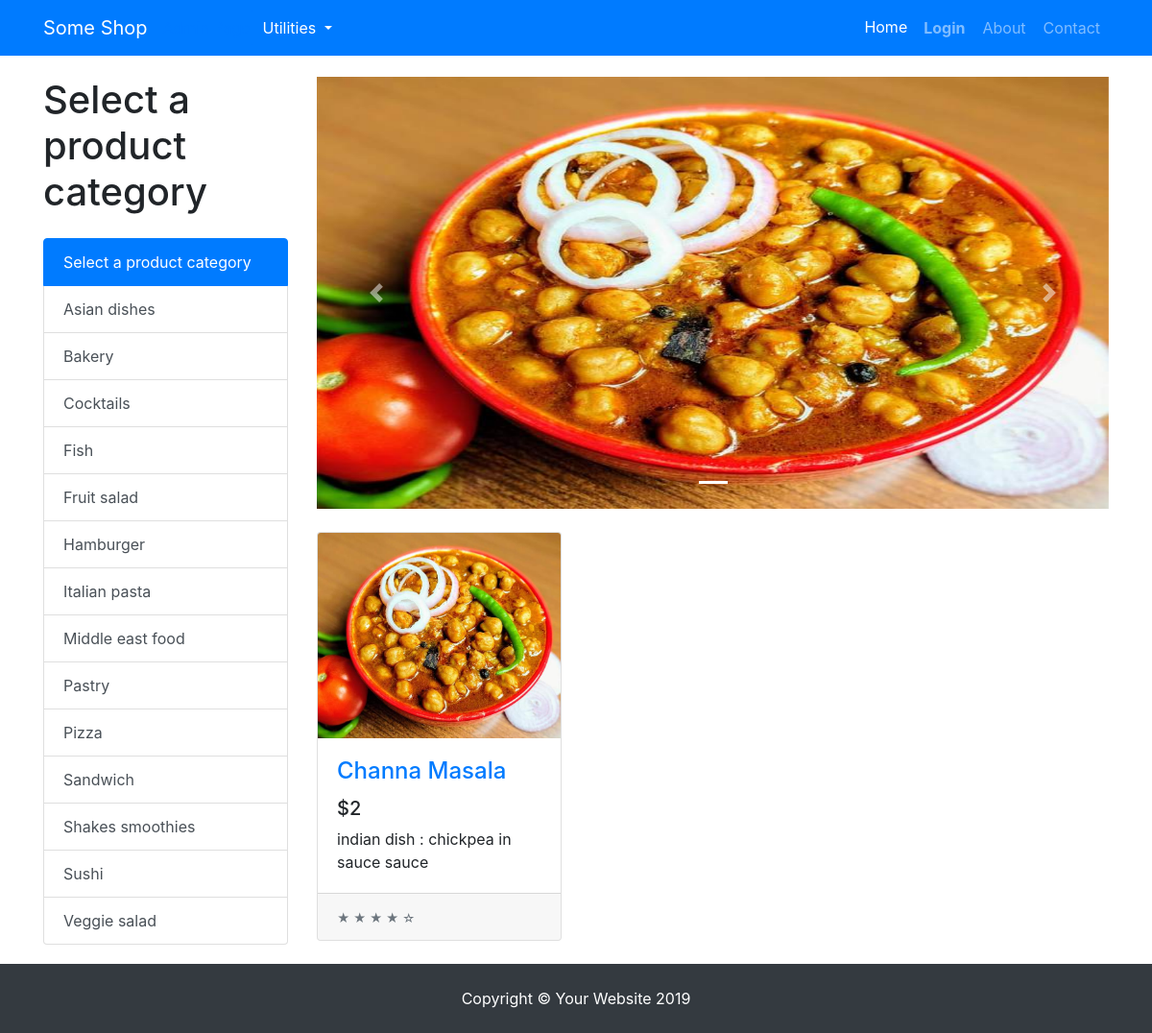
/categories/Select a product category, run on an earlier commit of the app's database.
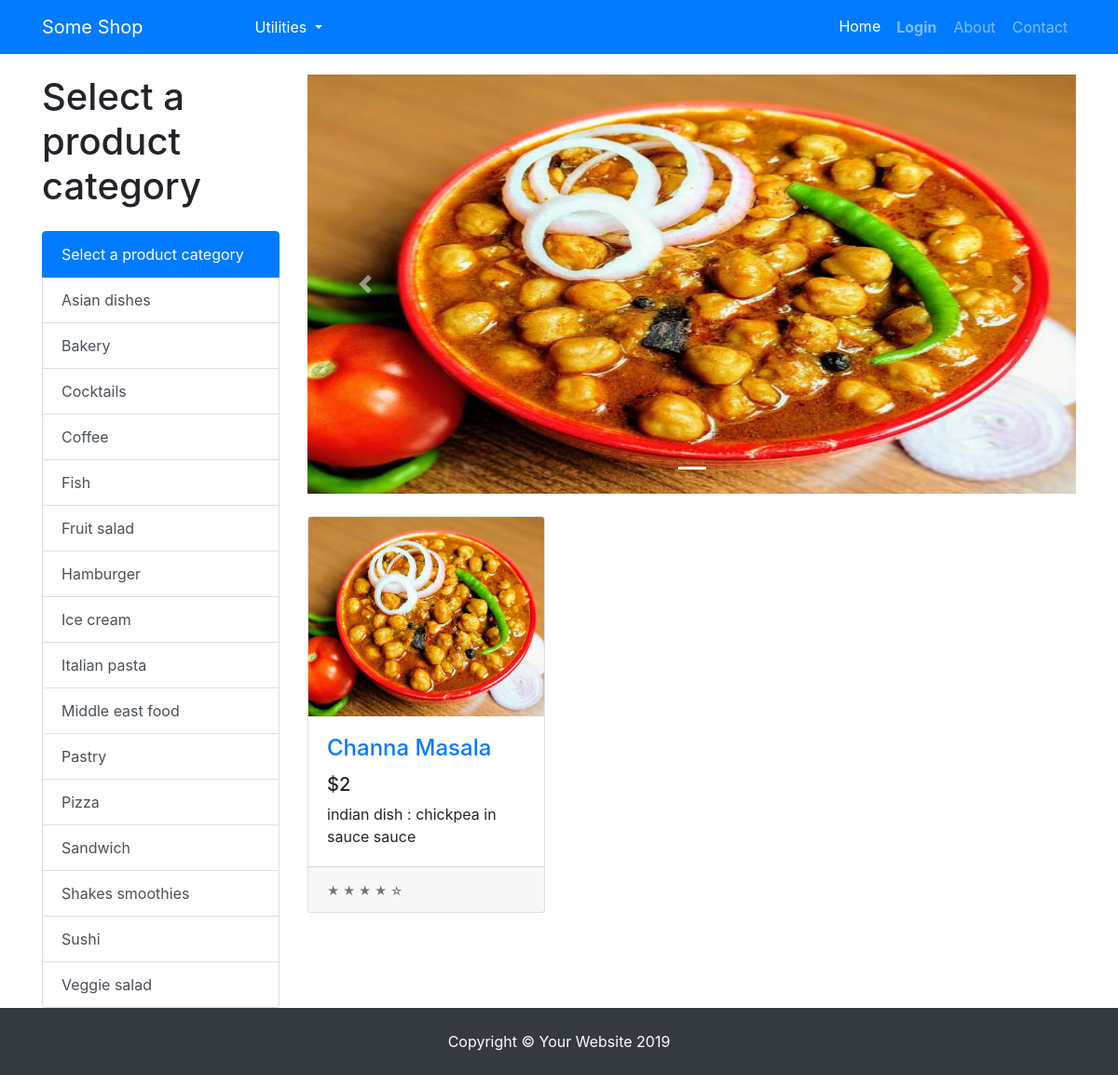
And on a later commit of the database.
### tables this page shows
CREATE TABLE PRODUCT (ID VARCHAR, NAME VARCHAR, PRICE INTEGER, DESCRIPTION TEXT, IMAGE TEXT, TAGS TEXT, SCORE REAL);

### app.py (the view)
@app.route("/categories/<category>")
def categories(category):
    products = get_products_by_tag(category)
    tags = get_product_tags()
    return render_template("index.html",
                            products=products,
                            tags=tags,
                            category=category,
                            chosen_products=products[:5],
                            os=os,
                            len=len,
                            range=range,
                            enumerate=enumerate)

### common/database.py (called while the page is built)
    @classmethod
    def get_all_products(cls, formalize=True):
        cursor = cls.DATABASE.execute("SELECT * FROM PRODUCT ORDER BY SCORE DESC")
        returned_data = cursor.fetchall()
        if not returned_data:
            return None
        if not formalize:
            return returned_data
        data = []
        for item in returned_data:
            d = {}
            for i, field in enumerate(cls.PRODUCT_FIELDS):
                d[field.lower()] = item[i]
            data.append(d)
        return data

    @classmethod
    def get_products_by_tag(cls, tag):
        cursor = cls.DATABASE.execute("SELECT * FROM PRODUCT WHERE TAGS LIKE ? ORDER BY SCORE DESC", (f"%{tag}%",))
        returned_data = cursor.fetchall()
        if not returned_data:
            return None
        data = []
        for item in returned_data:
            d = {}
            for i, field in enumerate(cls.PRODUCT_FIELDS):
                d[field.lower()] = item[i]
            data.append(d)
        return data

    @classmethod
    def get_product_tags(cls):
        data = cls.get_all_products()
        return sorted({ d['tags'] for d in data })

### models/products/product.py (called while the page is built)
def get_product_tags():
    return Database.get_product_tags()

def get_products_by_tag(tag):
    products = Database.get_products_by_tag(tag)
    if products:
        return [ Product(**product) for product in products ]
    else:
        return []

### templates/index.html (shortened to what this page needs)
{% extends "base.html" %}
{% block content %}
<div class="container">
    <div class="row">
        <div class="col-lg-3">
            <h1 class="my-4">
                {% if category %}
                {{category.replace("_", " ").capitalize()}}
                {% else %}
                Categories
                {% endif %}
            </h1>
            <div class="list-group" id="list-tab" role="tablist">
                {% for tag in tags %}
                {% if category == tag %}
                <a class="list-group-item list-group-item-action active" href="{{url_for('categories', category=tag)}}"
                    aria-controls="home">{{tag.replace("_", " ").capitalize()}}</a>
                {% else %}
                <a class="list-group-item list-group-item-action" href="{{url_for('categories', category=tag)}}"
                    aria-controls="home">{{tag.replace("_", " ").capitalize()}}</a>
                {% endif %}
                {% endfor %}
            </div>
        </div>
        <div class="col-lg-9">
            <div id="carouselExampleIndicators" class="carousel slide my-4" data-ride="carousel">
                <ol class="carousel-indicators">
                    {% for i in range(len(chosen_products)) %}
                    <li data-target="#carouselExampleIndicators" data-slide-to="{{i}}" class="active"></li>
                    {% endfor %}
                </ol>
                <div class="carousel-inner" role="listbox">
                    {% for i, product in enumerate(chosen_products) %}
                        {% if i == 0 %}
                        <div class="carousel-item active">
                        {% else %}
                        <div class="carousel-item">
                            {% endif %}
                            <a href="{{url_for('product.product', product_id=product.id)}}">
                                <img class="d-block img-fluid carousel-img"
                                    src="{{url_for('static', filename='img/products/{}'.format(os.path.basename(product.image)))}}"
                                    alt="slide">
                            </a>
                        </div>
                        {% endfor %}
                    </div>
                    <a class="carousel-control-prev" href="#carouselExampleIndicators" role="button" data-slide="prev">
                        <span class="carousel-control-prev-icon" aria-hidden="true"></span>
                    </a>
                    <a class="carousel-control-next" href="#carouselExampleIndicators" role="button" data-slide="next">
                        <span class="carousel-control-next-icon" aria-hidden="true"></span>
                    </a>
                </div>
                <div class="row">
                    {% for product in products %}
                    <div class="col-lg-4 col-md-6 mb-4">
                        <div class="card h-100">
                            <a href="{{url_for('product.product', product_id=product.id)}}"><img class="card-img-top"
                                    src="{{url_for('static', filename='img/products/{}'.format(os.path.basename(product.image)))}}"
                                    alt=""></a>
                            <div class="card-body">
                                <h4 class="card-title">
                                    <a href="{{url_for('product.product', product_id=product.id)}}">{{product.name}}</a>
                                </h4>
                                <h5>${{product.price}}</h5>
                                <p class="card-text">{{product.description}}</p>
                            </div>
                            <div class="card-footer">
                                <small class="text-muted">&#9733; &#9733; &#9733; &#9733; &#9734;</small>
                            </div>
                        </div>
                    </div>
                    {% endfor %}
                </div>
            </div>
        </div>
    </div>
    <footer class="py-4 bg-dark">
        <div class="container">
            <p class="m-0 text-center text-white">Copyright &copy; Your Website 2019</p>
        </div>
    </footer>
    {% endblock content %}

### templates/base.html (shortened to what this page needs)
<!doctype html>
<html>
<head>
    <link rel="stylesheet" href="{{url_for('static', filename='css/shop-homepage.css')}}">
    <link rel="stylesheet" href="{{url_for('static', filename='css/bootstrap.min.css')}}">
</head>
<body>
    <nav class="navbar navbar-expand-lg navbar-dark bg-primary fixed-top">
        <div class="container">
            <a class="navbar-brand" href="#">Some Shop</a>
                <a class="nav-item" href="{{url_for('user.admin')}}">Admin Page</a>
            <div class="dropdown">
                <button class="btn btn-primary dropdown-toggle" type="button" id="dropdownMenu2" data-toggle="dropdown"
                    aria-haspopup="true" aria-expanded="false">
                    Utilities
                </button>
            </div>
            <div class="collapse navbar-collapse" id="navbarResponsive">
                <ul class="navbar-nav ml-auto">
                    <li class="nav-item active">
                        <a class="nav-link" href="{{url_for('home')}}">Home
                        </a>
                    </li>
                    {% if not session['email'] %}
                    <li class="nav-item">
                        <a class="nav-link btn font-weight-bold" href="{{url_for('user.login')}}">Login</a>
                    </li>
                    {% else %}
                    <li class="nav-item">
                        <a class="nav-link btn" href="{{url_for('user.logout')}}">Logout</a>
                    </li>
                    {% endif %}
                    <li class="nav-item">
                        <a class="nav-link btn" href="#">About</a>
                    </li>
                    <li class="nav-item">
                        <a class="nav-link btn" href="#">Contact</a>
                    </li>
                </ul>
            </div>
        </div>
    </nav>
    {% block content %}
    {% endblock content %}
</body>
</html>

### static/css/shop-homepage.css (style rules this page uses)
body { padding-top: 56px; }

### templates/index.html (style rules this page uses)
.carousel-img { width: 900px; height: 450px; }

What changed in the data, as far as the page shows it:
added PRODUCT: replace "Coffee", shown under "Select a product category"
added PRODUCT: replace "Ice cream", shown under "Select a product category"
